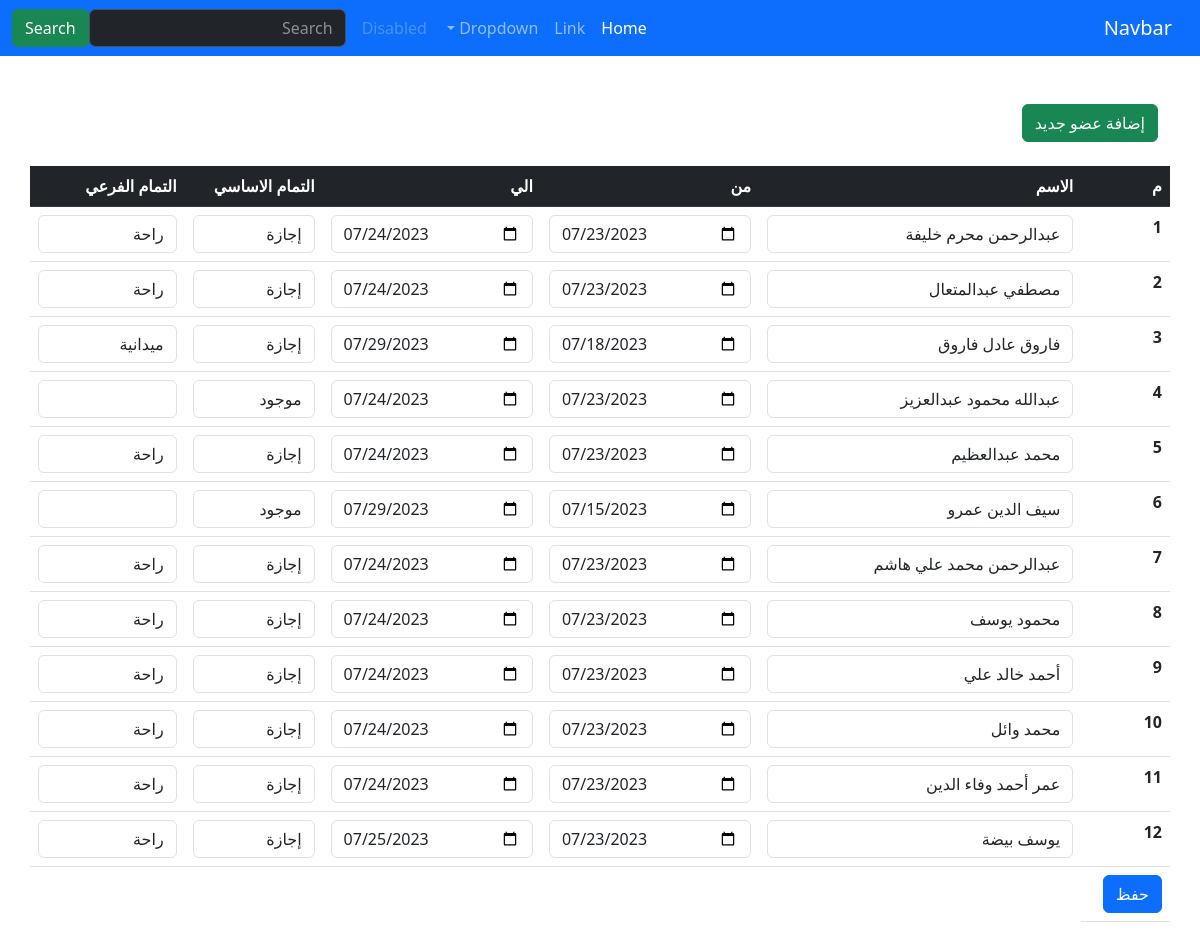
The page / on the database its author committed.
### home/models.py (models this page shows, shortened)
class Tamam(models.Model):
    user         = models.ForeignKey(User, on_delete=models.CASCADE)
    start_date   = models.DateField(default=timezone.now)
    end_date     = models.DateField(default=timezone.now)
    tamam_asasy  = models.ForeignKey(Tamam_Asasy, on_delete=models.PROTECT, null=True, blank=True)
    tamam_far3y  = models.ForeignKey(Tamam_Far3y, on_delete=models.PROTECT, null=True, blank=True)

class Tamam_Asasy(models.Model):
    name         = models.CharField(max_length=50)

class Tamam_Far3y(models.Model):
    name         = models.CharField(max_length=50, null=True, blank=True)
    tamam_asasy  = models.ForeignKey(Tamam_Asasy, on_delete=models.PROTECT)

### accounts/models.py (models this page shows, shortened)
class User(AbstractBaseUser):
    fullname        = models.CharField(max_length=50,verbose_name="Full Name",unique=False)
    militry_id      = models.CharField(unique = True, max_length=30)
    password        = models.CharField(max_length=150)
    is_active       = models.BooleanField(default=True)
    is_staff        = models.BooleanField(default=False)
    is_superuser    = models.BooleanField(default=False)
    moahl           = models.CharField(max_length=150, null=True)
    moahl_type      = models.ForeignKey(Moahl_Type, null=True, on_delete=models.PROTECT)
    rank            = models.ForeignKey(Rank, null=True, on_delete=models.PROTECT)
    work_category   = models.ForeignKey(Work_Category, null=True, on_delete=models.PROTECT)
    tagned_date     = models.DateField(null=True, blank=True)
    end_date        = models.DateField(null=True, blank=True)
    USERNAME_FIELD  = 'militry_id'
    REQUIRED_FIELDS = ['fullname']
    objects = accountManager()

### home/views.py (the view, shortened to what this page needs)
# urls.py: path("",views.index, name="index"),
def index(request):
    tamams = []
    for user in User.objects.all():
        tamam = Tamam.objects.filter(Q(start_date__lte=datetime.date.today())&
                                     Q(end_date__gte=datetime.date.today()),
                                     user=user)
        if not tamam:
            tamam = Tamam.objects.create(user=user)
            tamams.append(tamam)
        else:
           tamams.append(tamam[0])
    return render(request, "home/index.html", {
        "tamams":tamams,
        "tamam_asasy":Tamam_Asasy.objects.all(),
        "tamam_far3y":Tamam_Far3y.objects.all()
        })

### home/templates/home/index.html (shortened to what this page needs)
{% extends 'base.html' %}
{% block body %}
<div class="container my-5">
  <a href="{% url 'accounts:add' %}" class="btn btn-success mb-4">إضافة عضو جديد</a>
  <div class="row">
    <table class="table table-hover ">
      <thead class="table-dark">
        <tr>
          <th scope="col">م</th>
          <th scope="col">الاسم</th>
          <th scope="col">من</th>
          <th scope="col">الي</th>
          <th scope="col">التمام الاساسي</th>
          <th scope="col">التمام الفرعي</th>
        </tr>
      </thead>
      <tbody>
        <form method="post">
        {% for tamam in tamams %}
          <tr>
                <th scope="row">{{forloop.counter}}</th>
                <td><input type="text" class="form-control" name="fullname" value="{{tamam.user.fullname}}" readonly></td>
                <td><input type="date" class="form-control" name="start_date" value="{{tamam.start_date|date:'Y-m-d' }}" ></td>
                <td><input type="date" class="form-control" name="end_date" value="{{tamam.end_date|date:'Y-m-d'}}" ></td>
                <td>
                  <select name="tamam_asasy" id="tamam_asasy_{{tamam.id}}" onchange="ChangeFar3y('{{tamam.id}}')" class="form-control" type="text" >
                    <option value="{{tamam.tamam_asasy.id}}">{{tamam.tamam_asasy.name}}</option>
                  </select>
                </td>
                <td>
                  <select name="tamam_far3y" id="tamam_far3y_{{tamam.id}}" class="form-control testClass" type="text">
                    <option  value="{{tamam.tamam_far3y.id}}">{{tamam.tamam_far3y.name}}</option>
                    {% for t in tamam_far3y %}
                      {% if t.id is not tamam.tamam_far3y.id and t.tamam_asasy == tamam.tamam_asasy %}
                        <option value="{{t.id}}">{{t.name}}</option>
                      {% endif %}
                    {% endfor %}
                  </select>
                </td>
              </tr>
              {% endfor %}
              <td><button type="submit" class="btn btn-primary">حفظ</button></td>
            </form>
      </tbody>
    </table>
  </div>
</div>
{% endblock body %}

### rows shown on the page
Tamam: fullname "عبدالرحمن محرم خليفة", start_date "07/23/2023", end_date "07/24/2023", tamam_asasy "إجازة", tamam_far3y "راحة"
Tamam: fullname "مصطفي عبدالمتعال", start_date "07/23/2023", end_date "07/24/2023", tamam_asasy "إجازة", tamam_far3y "راحة"
Tamam: fullname "فاروق عادل فاروق", start_date "07/18/2023", end_date "07/29/2023", tamam_asasy "إجازة", tamam_far3y "ميدانية"
Tamam: fullname "عبدالله محمود عبدالعزيز", start_date "07/23/2023", end_date "07/24/2023", tamam_asasy "موجود"
Tamam: fullname "محمد عبدالعظيم", start_date "07/23/2023", end_date "07/24/2023", tamam_asasy "إجازة", tamam_far3y "راحة"
Tamam: fullname "سيف الدين عمرو", start_date "07/15/2023", end_date "07/29/2023", tamam_asasy "موجود"
Tamam: fullname "عبدالرحمن محمد علي هاشم", start_date "07/23/2023", end_date "07/24/2023", tamam_asasy "إجازة", tamam_far3y "راحة"
Tamam: fullname "محمود يوسف", start_date "07/23/2023", end_date "07/24/2023", tamam_asasy "إجازة", tamam_far3y "راحة"
Tamam: fullname "أحمد خالد علي", start_date "07/23/2023", end_date "07/24/2023", tamam_asasy "إجازة", tamam_far3y "راحة"
Tamam: fullname "محمد وائل", start_date "07/23/2023", end_date "07/24/2023", tamam_asasy "إجازة", tamam_far3y "راحة"
Tamam: fullname "عمر أحمد وفاء الدين", start_date "07/23/2023", end_date "07/24/2023", tamam_asasy "إجازة", tamam_far3y "راحة"
Tamam: fullname "يوسف بيضة", start_date "07/23/2023", end_date "07/25/2023", tamam_asasy "إجازة", tamam_far3y "راحة"
